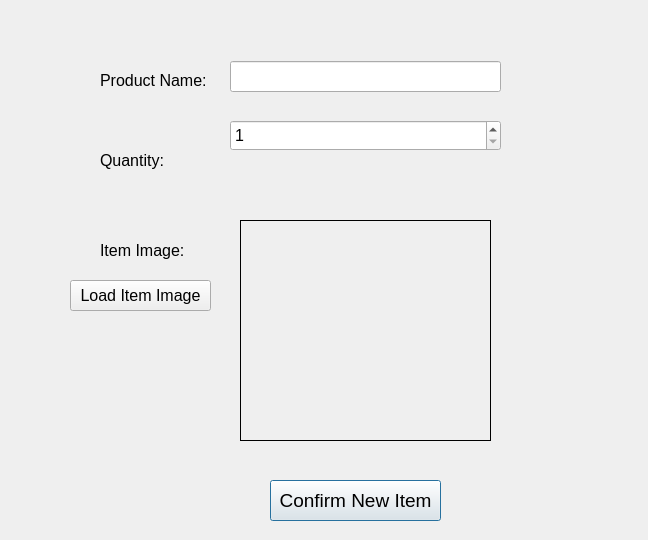
<?xml version="1.0" encoding="UTF-8"?>
<ui version="4.0">
 <class>NewItemDialog</class>
 <widget class="QDialog" name="NewItemDialog">
  <property name="geometry">
   <rect>
    <x>0</x>
    <y>0</y>
    <width>648</width>
    <height>540</height>
   </rect>
  </property>
  <property name="windowTitle">
   <string>New Item</string>
  </property>
  <widget class="QLabel" name="label">
   <property name="geometry">
    <rect>
     <x>100</x>
     <y>70</y>
     <width>121</width>
     <height>21</height>
    </rect>
   </property>
   <property name="font">
    <font>
     <pointsize>12</pointsize>
    </font>
   </property>
   <property name="text">
    <string>Product Name:</string>
   </property>
  </widget>
  <widget class="QLabel" name="sb_Quantity">
   <property name="geometry">
    <rect>
     <x>100</x>
     <y>150</y>
     <width>101</width>
     <height>21</height>
    </rect>
   </property>
   <property name="font">
    <font>
     <pointsize>12</pointsize>
    </font>
   </property>
   <property name="text">
    <string>Quantity:</string>
   </property>
  </widget>
  <widget class="QLabel" name="label_3">
   <property name="geometry">
    <rect>
     <x>100</x>
     <y>240</y>
     <width>101</width>
     <height>21</height>
    </rect>
   </property>
   <property name="font">
    <font>
     <pointsize>12</pointsize>
    </font>
   </property>
   <property name="text">
    <string>Item Image:</string>
   </property>
  </widget>
  <widget class="QLineEdit" name="txt_product_name">
   <property name="geometry">
    <rect>
     <x>230</x>
     <y>61</y>
     <width>271</width>
     <height>31</height>
    </rect>
   </property>
   <property name="font">
    <font>
     <pointsize>12</pointsize>
    </font>
   </property>
  </widget>
  <widget class="QLabel" name="lbl_image">
   <property name="geometry">
    <rect>
     <x>240</x>
     <y>220</y>
     <width>251</width>
     <height>221</height>
    </rect>
   </property>
   <property name="frameShape">
    <enum>QFrame::Panel</enum>
   </property>
   <property name="text">
    <string/>
   </property>
  </widget>
  <widget class="QPushButton" name="btn_confirm_new_item">
   <property name="geometry">
    <rect>
     <x>270</x>
     <y>480</y>
     <width>171</width>
     <height>41</height>
    </rect>
   </property>
   <property name="font">
    <font>
     <pointsize>14</pointsize>
    </font>
   </property>
   <property name="text">
    <string>Confirm New Item</string>
   </property>
  </widget>
  <widget class="QPushButton" name="btn_load_image">
   <property name="geometry">
    <rect>
     <x>70</x>
     <y>280</y>
     <width>141</width>
     <height>31</height>
    </rect>
   </property>
   <property name="font">
    <font>
     <pointsize>12</pointsize>
    </font>
   </property>
   <property name="text">
    <string>Load Item Image</string>
   </property>
  </widget>
  <widget class="QSpinBox" name="sb_quantity">
   <property name="geometry">
    <rect>
     <x>230</x>
     <y>120</y>
     <width>271</width>
     <height>31</height>
    </rect>
   </property>
   <property name="font">
    <font>
     <pointsize>12</pointsize>
    </font>
   </property>
   <property name="minimum">
    <number>1</number>
   </property>
   <property name="maximum">
    <number>1000</number>
   </property>
  </widget>
 </widget>
 <resources/>
 <connections/>
</ui>
